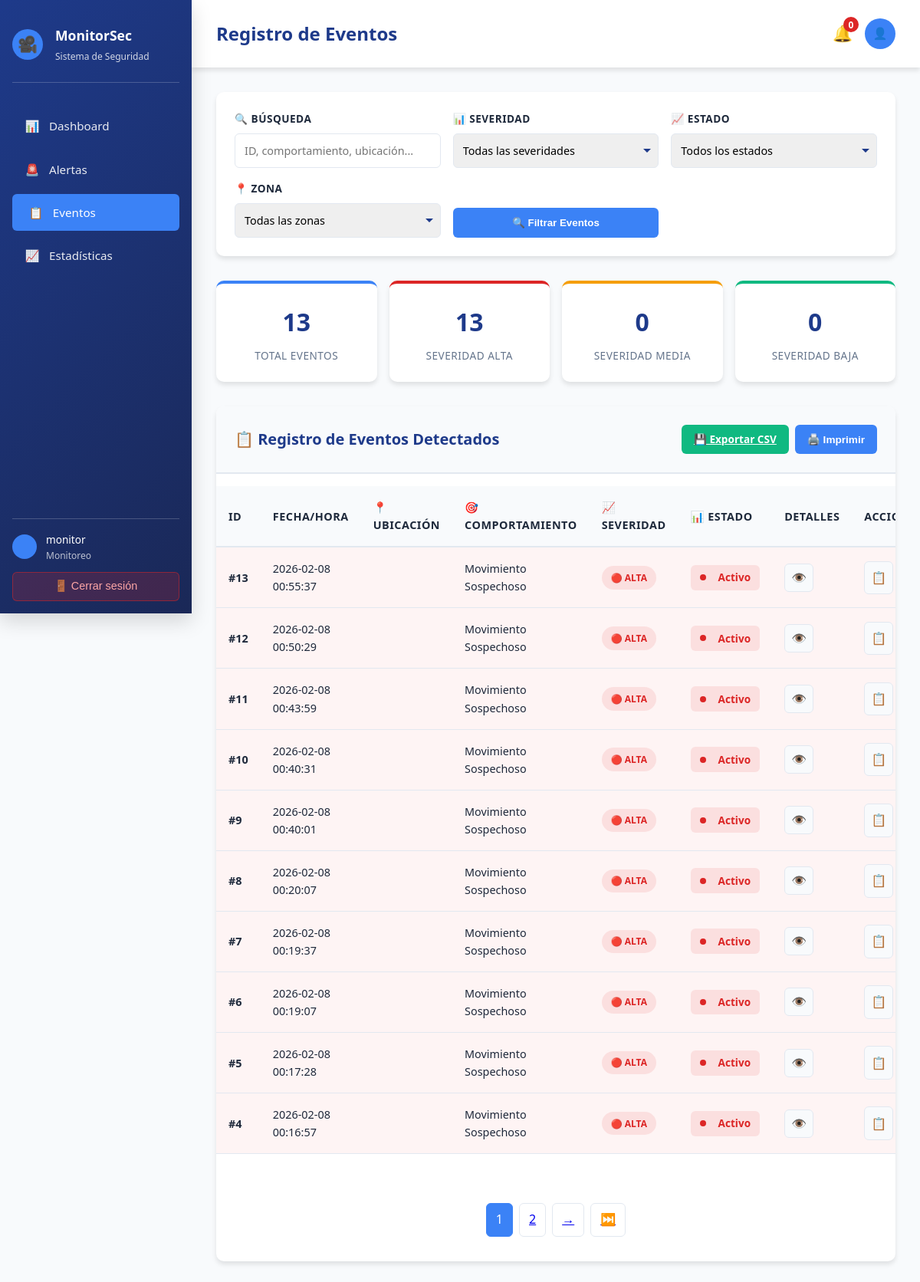
The app's page /eventos/ (signed in) with its own data.
### monitoreo/models.py (models this page shows, shortened)
class Alertas(models.Model):
    ACTIVIDAD_ESTADO = [
        ("Pendiente", "Pendiente"),
        ("Activo", "Activo"),
    ]
    ACTIVIDAD_SEVERIDAD = [
        ("Alta", "Alta"),
        ("Media", "Media"),
        ("Baja", "Baja"),
    ]
    ubicacion = models.ForeignKey(Ubicacion, on_delete=models.CASCADE)
    comportamiento = models.CharField(max_length=50)
    severidad = models.CharField(
        max_length=10,
        choices=ACTIVIDAD_SEVERIDAD
    )
    hora = models.DateTimeField(auto_now_add=True)
    descripcion = models.TextField(blank=True)
    estado = models.CharField(
        max_length=10,
        choices=ACTIVIDAD_ESTADO,
        default="Pendiente"
    )

### monitoreo/views.py (the view)
# urls.py: path('eventos/', views.eventos_view, name='eventos'),
@login_required(login_url='monitoreo:login')
def eventos_view(request):
    alertas = Alertas.objects.select_related('ubicacion').all().order_by('-hora')
    search = request.GET.get('search', '')
    severidad = request.GET.get('severidad', '')
    estado = request.GET.get('estado', '')
    ubicacion_id = request.GET.get('ubicacion', '')
    if search:
        alertas = alertas.filter(
            Q(comportamiento__icontains=search) |
            Q(descripcion__icontains=search) |
            Q(ubicacion__nombre__icontains=search)
        )
    if severidad:
        alertas = alertas.filter(severidad=severidad)
    if estado:
        alertas = alertas.filter(estado=estado)
    if ubicacion_id:
        alertas = alertas.filter(ubicacion_id=ubicacion_id)
    total_eventos = alertas.count()
    eventos_alta = alertas.filter(severidad='Alta').count()
    eventos_media = alertas.filter(severidad='Media').count()
    eventos_baja = alertas.filter(severidad='Baja').count()
    paginator = Paginator(alertas, 10)  # 10 eventos por página
    page_number = request.GET.get('page', 1)
    page_obj = paginator.get_page(page_number)
    ubicaciones = Ubicacion.objects.all()
    context = {
        'alertas': page_obj,
        'page_obj': page_obj,
        'is_paginated': page_obj.has_other_pages(),
        'total_eventos': total_eventos,
        'eventos_alta': eventos_alta,
        'eventos_media': eventos_media,
        'eventos_baja': eventos_baja,
        'ubicaciones': ubicaciones,
    }
    return render(request, 'monitoreo/eventos.html', context)

### monitoreo/templates/monitoreo/eventos.html (shortened to what this page needs)
{% extends "monitoreo/base.html" %}
{% block page_title %}Registro de Eventos{% endblock %}
{% block content %}
<div class="animate-fade">
    <form method="GET" action="{% url 'monitoreo:eventos' %}">
        <div class="events-toolbar">
            <div class="filter-group">
                <label class="filter-label">🔍 Búsqueda</label>
                <input
                    type="text"
                    class="form-input"
                    name="search"
                    placeholder="ID, comportamiento, ubicación..."
                    value="{{ request.GET.search }}"
                >
            </div>
            <div class="filter-group">
                <label class="filter-label">📊 Severidad</label>
                <select class="form-select" name="severidad">
                    <option value="">Todas las severidades</option>
                </select>
            </div>
            <div class="filter-group">
                <label class="filter-label">📈 Estado</label>
                <select class="form-select" name="estado">
                    <option value="">Todos los estados</option>
                </select>
            </div>
            <div class="filter-group">
                <label class="filter-label">📍 Zona</label>
                <select class="form-select" name="ubicacion">
                    <option value="">Todas las zonas</option>
                </select>
            </div>
            <button type="submit" class="action-btn">
                🔍 Filtrar Eventos
            </button>
        </div>
    </form>
    <div class="events-stats">
        <div class="stat-box">
            <div class="stat-number">{{ total_eventos }}</div>
            <div class="stat-label">Total Eventos</div>
        </div>
        <div class="stat-box danger">
            <div class="stat-number">{{ eventos_alta }}</div>
            <div class="stat-label">Severidad Alta</div>
        </div>
        <div class="stat-box warning">
            <div class="stat-number">{{ eventos_media }}</div>
            <div class="stat-label">Severidad Media</div>
        </div>
        <div class="stat-box success">
            <div class="stat-number">{{ eventos_baja }}</div>
            <div class="stat-label">Severidad Baja</div>
        </div>
    </div>
    <div class="events-table-container">
        <div class="table-header">
            <div class="table-title">📋 Registro de Eventos Detectados</div>
            <div class="table-actions">
                <a href="{% url 'monitoreo:exportar_eventos' %}" class="table-btn export">
                    💾 Exportar CSV
                </a>
                <button class="table-btn" onclick="window.print()">
                    🖨️ Imprimir
                </button>
            </div>
        </div>
        <div class="table-wrapper">
            {% if alertas %}
            <table id="eventsTable">
                <thead>
                    <tr>
                        <th>ID</th>
                        <th>Fecha/Hora</th>
                        <th>📍 Ubicación</th>
                        <th>🎯 Comportamiento</th>
                        <th>📈 Severidad</th>
                        <th>📊 Estado</th>
                        <th>Detalles</th>
                        <th>Acciones</th>
                    </tr>
                </thead>
                <tbody>
                    {% for alerta in alertas %}
                    <tr {% if alerta.severidad == 'Alta' %}class="highlight"{% endif %}>
                        <td><strong>#{{ alerta.id }}</strong></td>
                        <td>{{ alerta.hora|date:"Y-m-d H:i:s" }}</td>
                        <td>
                            <br><small>{{ alerta.ubicacion.zona }}</small>
                        </td>
                        <td>{{ alerta.comportamiento }}</td>
                        <td>
                            <span class="event-badge badge-{{ alerta.severidad|lower }}">
                                {% if alerta.severidad == 'Alta' %}🔴{% elif alerta.severidad == 'Media' %}🟡{% else %}🟢{% endif %}
                                {{ alerta.severidad }}
                            </span>
                        </td>
                        <td>
                            <span class="status-indicator status-{{ alerta.estado|lower }}">
                                <span class="status-dot"
                                      style="background: {% if alerta.estado == 'Activo' %}var(--danger-color){% else %}var(--warning-color){% endif %};"></span>
                                {{ alerta.estado }}
                            </span>
                        </td>
                        <td>
                            <button class="icon-btn" onclick="viewEventDetails({{ alerta.id }})" title="Ver detalles">
                                👁️
                            </button>
                        </td>
                        <td>
                            <div class="action-icons">
                                <button class="icon-btn" onclick="viewEventDetails({{ alerta.id }})" title="Detalles">
                                    📋
                                </button>
                            </div>
                        </td>
                    </tr>
                    {% endfor %}
                </tbody>
            </table>
            {% if is_paginated %}
            <div class="pagination">
                {% for num in page_obj.paginator.page_range %}
                    {% if page_obj.number == num %}
                        <span class="pagination-btn active">{{ num }}</span>
                    {% elif num > page_obj.number|add:'-3' and num < page_obj.number|add:'3' %}
                        <a href="?page={{ num }}" class="pagination-btn">{{ num }}</a>
                    {% endif %}
                {% endfor %}
                {% if page_obj.has_next %}
                    <a href="?page={{ page_obj.next_page_number }}" class="pagination-btn">→</a>
                    <a href="?page={{ page_obj.paginator.num_pages }}" class="pagination-btn">⏭️</a>
                {% endif %}
            </div>
            {% endif %}
            {% endif %}
        </div>
    </div>
</div>
{% endblock %}

### monitoreo/templates/monitoreo/base.html (shortened to what this page needs)
<!DOCTYPE html>
<html lang="es">
<head>
</head>
<body>
    <div class="container">
        <aside class="sidebar">
            <div class="sidebar-header">
                <div class="sidebar-logo">🎥</div>
                <div>
                    <div class="sidebar-title">MonitorSec</div>
                    <div class="sidebar-subtitle">Sistema de Seguridad</div>
                </div>
            </div>
            <nav>
                <ul class="nav-menu">
                    <li class="nav-item">
                        <a href="{% url 'monitoreo:dashboard' %}" class="nav-link {% if 'dashboard' in request.resolver_match.url_name %}active{% endif %}">
                            <span class="nav-icon">📊</span>
                            <span>Dashboard</span>
                        </a>
                    </li>
                    <li class="nav-item">
                        <a href="{% url 'monitoreo:alertas' %}" class="nav-link {% if 'alertas' in request.resolver_match.url_name %}active{% endif %}">
                            <span class="nav-icon">🚨</span>
                            <span>Alertas</span>
                        </a>
                    </li>
                    <li class="nav-item">
                        <a href="{% url 'monitoreo:eventos' %}" class="nav-link {% if 'eventos' in request.resolver_match.url_name %}active{% endif %}">
                            <span class="nav-icon">📋</span>
                            <span>Eventos</span>
                        </a>
                    </li>
                    <li class="nav-item">
                        <a href="{% url 'monitoreo:estadisticas' %}" class="nav-link {% if 'estadisticas' in request.resolver_match.url_name %}active{% endif %}">
                            <span class="nav-icon">📈</span>
                            <span>Estadísticas</span>
                        </a>
                    </li>
                </ul>
            </nav>
            <div class="sidebar-footer">
                <div class="user-info">
                    <div class="user-avatar">{{ user.first_name|first|upper }}</div>
                    <div>
                        <div style="font-size: 0.85rem; font-weight: 500;">{{ user.get_full_name|default:user.username }}</div>
                        <div style="font-size: 0.75rem; opacity: 0.7;">{% if user.is_staff %}Administrador{% else %}Monitoreo{% endif %}</div>
                    </div>
                </div>
                <button class="logout-btn" onclick="handleLogout()">
                    🚪 Cerrar sesión
                </button>
            </div>
        </aside>
        <main class="main-content">
            <header class="header">
                <div class="header-title">{% block page_title %}Sistema de Monitoreo{% endblock %}</div>
                <div class="header-actions">
                    <div class="notification-bell" onclick="toggleNotifications()">
                        🔔
                        <span class="notification-badge" id="notification-count">0</span>
                    </div>
                    <button class="btn btn-icon btn-secondary" onclick="toggleUserMenu()">
                        👤
                    </button>
                </div>
            </header>
            <div class="page-content">
                {% block content %}{% endblock %}
            </div>
        </main>
    </div>
</body>
</html>

### monitoreo/templates/monitoreo/eventos.html (style rules this page uses)
.events-toolbar { background: white; padding: 1.5rem; border-radius: 10px; box-shadow: 0 4px 6px rgba(0, 0, 0, 0.1); margin-bottom: 2rem; display: grid; grid-template-columns: repeat(auto-fit, minmax(200px, 1fr)); gap: 1rem; align-items: end; }
.filter-group { display: flex; flex-direction: column; }
.filter-label { font-size: 0.85rem; font-weight: 600; color: var(--text-dark); margin-bottom: 0.5rem; text-transform: uppercase; letter-spacing: 0.5px; }
.form-input, .form-select { padding: 0.75rem; border: 1px solid var(--border-color); border-radius: 6px; font-size: 0.9rem; transition: all 0.3s ease; }
.form-select { cursor: pointer; appearance: none; background-repeat: no-repeat; background-position: right 8px center; padding-right: 2rem; }
.action-btn { padding: 0.75rem 1.5rem; background: var(--secondary-color); color: white; border: none; border-radius: 6px; cursor: pointer; font-weight: 600; transition: all 0.3s ease; width: 100%; }
.events-stats { display: grid; grid-template-columns: repeat(auto-fit, minmax(200px, 1fr)); gap: 1rem; margin-bottom: 2rem; }
.stat-box { background: white; padding: 1.5rem; border-radius: 10px; box-shadow: 0 4px 6px rgba(0, 0, 0, 0.1); border-top: 4px solid var(--secondary-color); text-align: center; }
.stat-box.danger { border-top-color: var(--danger-color); }
.stat-box.warning { border-top-color: var(--warning-color); }
.stat-box.success { border-top-color: var(--success-color); }
.stat-number { font-size: 2rem; font-weight: 700; color: var(--primary-color); margin-bottom: 0.5rem; }
.stat-label { font-size: 0.85rem; text-transform: uppercase; color: var(--text-light); letter-spacing: 0.5px; }
.events-table-container { background: white; border-radius: 10px; box-shadow: 0 4px 6px rgba(0, 0, 0, 0.1); overflow: hidden; }
.table-header { padding: 1.5rem; background: var(--light-bg); border-bottom: 2px solid var(--border-color); display: flex; justify-content: space-between; align-items: center; }
.table-title { font-size: 1.25rem; font-weight: 600; color: var(--primary-color); }
.table-actions { display: flex; gap: 0.5rem; }
.table-btn { padding: 0.5rem 1rem; background: var(--secondary-color); color: white; border: none; border-radius: 6px; cursor: pointer; font-size: 0.85rem; font-weight: 600; transition: all 0.3s ease; }
.table-btn.export { background: var(--success-color); }
.table-wrapper { overflow-x: auto; }
table { width: 100%; border-collapse: collapse; }
thead { background: var(--light-bg); border-bottom: 2px solid var(--border-color); }
th { padding: 1rem; text-align: left; font-weight: 600; color: var(--text-dark); font-size: 0.9rem; text-transform: uppercase; letter-spacing: 0.5px; }
td { padding: 1rem; border-bottom: 1px solid var(--border-color); font-size: 0.9rem; }
tbody tr.highlight { background: rgba(220, 38, 38, 0.05); }
.event-badge { display: inline-block; padding: 0.35rem 0.75rem; border-radius: 20px; font-size: 0.75rem; font-weight: 700; text-transform: uppercase; }
.badge-alta { background: rgba(220, 38, 38, 0.1); color: var(--danger-color); }
.status-indicator { display: inline-flex; align-items: center; gap: 0.5rem; padding: 0.35rem 0.75rem; border-radius: 6px; font-size: 0.85rem; font-weight: 600; }
.status-activo { background: rgba(220, 38, 38, 0.1); color: var(--danger-color); }
.status-dot { width: 8px; height: 8px; border-radius: 50%; }
.action-icons { display: flex; gap: 0.5rem; }
.icon-btn { padding: 0.5rem; background: var(--light-bg); border: 1px solid var(--border-color); border-radius: 6px; cursor: pointer; font-size: 1rem; transition: all 0.3s ease; }
.pagination { display: flex; justify-content: center; gap: 0.5rem; margin-top: 2rem; padding: 2rem; }
.pagination-btn { padding: 0.5rem 0.75rem; border: 1px solid var(--border-color); background: white; border-radius: 6px; cursor: pointer; transition: all 0.3s ease; font-weight: 500; }
.pagination-btn:hover, .pagination-btn.active { background: var(--secondary-color); color: white; border-color: var(--secondary-color); }

### records on screen
Alertas: id "13", hora "2026-02-08 00:55:37", comportamiento "Movimiento Sospechoso", severidad "ALTA", estado "Activo"
Alertas: id "12", hora "2026-02-08 00:50:29", comportamiento "Movimiento Sospechoso", severidad "ALTA", estado "Activo"
Alertas: id "11", hora "2026-02-08 00:43:59", comportamiento "Movimiento Sospechoso", severidad "ALTA", estado "Activo"
Alertas: id "10", hora "2026-02-08 00:40:31", comportamiento "Movimiento Sospechoso", severidad "ALTA", estado "Activo"
Alertas: id "9", hora "2026-02-08 00:40:01", comportamiento "Movimiento Sospechoso", severidad "ALTA", estado "Activo"
Alertas: id "8", hora "2026-02-08 00:20:07", comportamiento "Movimiento Sospechoso", severidad "ALTA", estado "Activo"
Alertas: id "7", hora "2026-02-08 00:19:37", comportamiento "Movimiento Sospechoso", severidad "ALTA", estado "Activo"
Alertas: id "6", hora "2026-02-08 00:19:07", comportamiento "Movimiento Sospechoso", severidad "ALTA", estado "Activo"
Alertas: id "5", hora "2026-02-08 00:17:28", comportamiento "Movimiento Sospechoso", severidad "ALTA", estado "Activo"
Alertas: id "4", hora "2026-02-08 00:16:57", comportamiento "Movimiento Sospechoso", severidad "ALTA", estado "Activo"

### other values on screen
{{ user.get_full_name|default:user.username }} "monitor"
{{ total_eventos }} "13"
{{ eventos_alta }} "13"
{{ eventos_media }} "0"
{{ eventos_baja }} "0"
{{ num }} "1"
{{ num }} "2"
